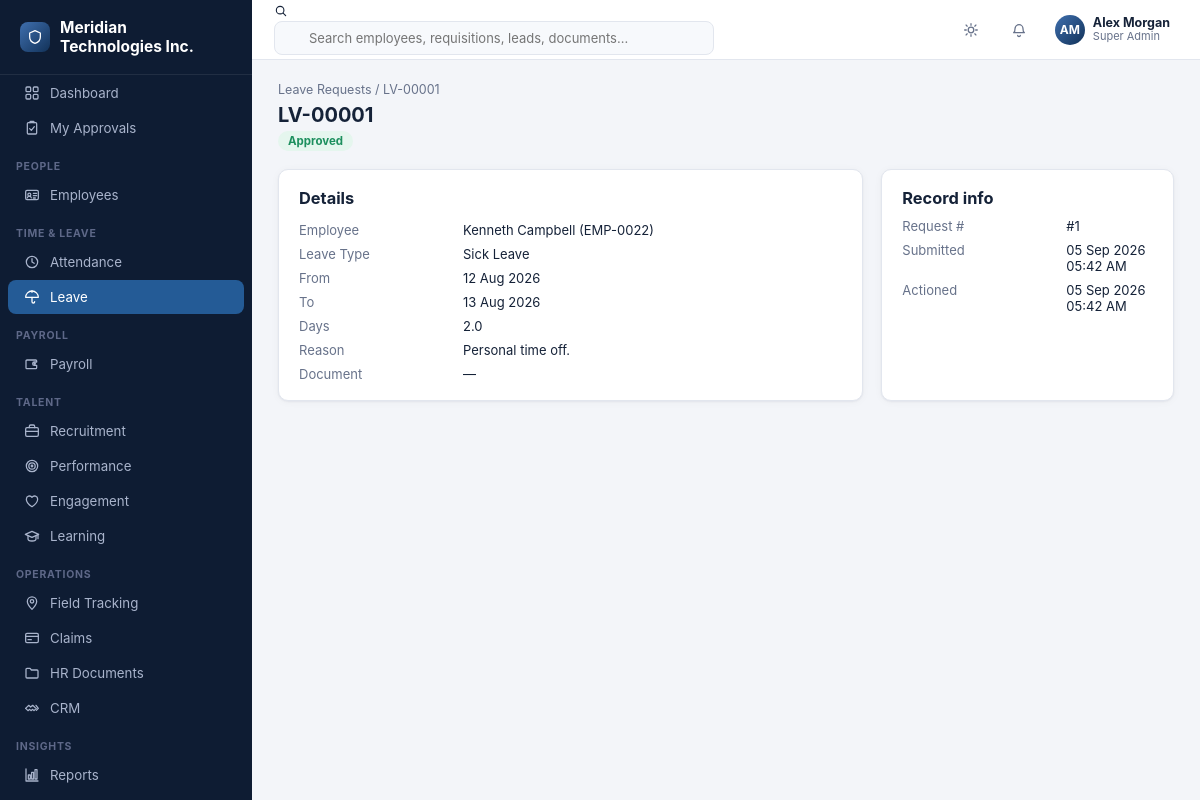
The page /leave/requests/1 (signed in) on the database its author committed.
### tables this page shows
CREATE TABLE company_settings (
    id INTEGER PRIMARY KEY CHECK (id = 1),
    company_name TEXT NOT NULL DEFAULT 'Your Company',
    logo_path TEXT,
    address TEXT,
    city TEXT,
    state TEXT,
    country TEXT,
    pincode TEXT,
    phone TEXT,
    email TEXT,
    website TEXT,
    gstin TEXT,
    pan TEXT,
    currency_symbol TEXT NOT NULL DEFAULT '$',
    fiscal_year_start_month INTEGER NOT NULL DEFAULT 4,
    updated_at TEXT NOT NULL DEFAULT (datetime('now'))
);

CREATE TABLE users (
    id INTEGER PRIMARY KEY AUTOINCREMENT,
    username TEXT NOT NULL UNIQUE,
    password_hash TEXT NOT NULL,
    full_name TEXT NOT NULL,
    email TEXT,
    phone TEXT,
    role_id INTEGER NOT NULL REFERENCES roles(id),
    employee_id INTEGER REFERENCES employees(id),
    is_active INTEGER NOT NULL DEFAULT 1,
    last_login_at TEXT,
    created_at TEXT NOT NULL DEFAULT (datetime('now'))
);

CREATE TABLE roles (
    id INTEGER PRIMARY KEY AUTOINCREMENT,
    name TEXT NOT NULL UNIQUE,
    description TEXT,
    is_system INTEGER NOT NULL DEFAULT 0,
    created_at TEXT NOT NULL DEFAULT (datetime('now'))
);

CREATE TABLE leave_requests (
    id INTEGER PRIMARY KEY AUTOINCREMENT,
    request_number TEXT NOT NULL UNIQUE,
    employee_id INTEGER NOT NULL REFERENCES employees(id) ON DELETE CASCADE,
    leave_type_id INTEGER NOT NULL REFERENCES leave_types(id),
    from_date TEXT NOT NULL,
    to_date TEXT NOT NULL,
    days REAL NOT NULL,
    reason TEXT,
    document_path TEXT,
    approver_id INTEGER REFERENCES users(id),
    status TEXT NOT NULL DEFAULT 'Pending',
    approved_at TEXT,
    created_at TEXT NOT NULL DEFAULT (datetime('now'))
);

CREATE TABLE employees (
    id INTEGER PRIMARY KEY AUTOINCREMENT,
    employee_code TEXT NOT NULL UNIQUE,
    photo_path TEXT,
    first_name TEXT NOT NULL,
    last_name TEXT NOT NULL,
    gender TEXT,
    dob TEXT,
    marital_status TEXT,
    blood_group TEXT,
    personal_email TEXT,
    personal_phone TEXT,
    emergency_contact_name TEXT,
    emergency_contact_phone TEXT,

    department_id INTEGER REFERENCES departments(id),
    designation_id INTEGER REFERENCES designations(id),
    location_id INTEGER REFERENCES locations(id),
    reporting_manager_id INTEGER REFERENCES employees(id),
    employment_type TEXT NOT NULL DEFAULT 'Full-time',
    employment_status TEXT NOT NULL DEFAULT 'Active',
    date_of_joining TEXT,
    date_of_confirmation TEXT,
    date_of_exit TEXT,
    work_email TEXT,
    work_phone TEXT,

    current_address TEXT,
    permanent_address TEXT,
    city TEXT,
    state TEXT,
    country TEXT,
    pincode TEXT,

    bank_name TEXT,
    bank_account_no TEXT,
    bank_ifsc TEXT,
    pan_number TEXT,
    aadhaar_number TEXT,
    uan_number TEXT,
    pf_number TEXT,

    created_at TEXT NOT NULL DEFAULT (datetime('now')),
    updated_at TEXT NOT NULL DEFAULT (datetime('now')),
    created_by INTEGER REFERENCES users(id),
    is_deleted INTEGER NOT NULL DEFAULT 0
);

CREATE TABLE leave_types (
    id INTEGER PRIMARY KEY AUTOINCREMENT,
    name TEXT NOT NULL UNIQUE,
    code TEXT NOT NULL UNIQUE,
    days_per_year REAL NOT NULL DEFAULT 12,
    is_paid INTEGER NOT NULL DEFAULT 1,
    carry_forward INTEGER NOT NULL DEFAULT 0,
    is_active INTEGER NOT NULL DEFAULT 1
);

### blueprints/leave.py (the view)
@bp.route("/requests/<int:id>")
@permission_required("leave.requests.view")
def request_view(id):
    row = db.query(
        """SELECT lr.*, e.first_name, e.last_name, e.employee_code, e.department_id,
                  lt.name as leave_type_name
           FROM leave_requests lr
           JOIN employees e ON e.id = lr.employee_id
           JOIN leave_types lt ON lt.id = lr.leave_type_id
           WHERE lr.id=?""",
        (id,), one=True,
    )
    if row is None:
        flash("Leave request not found.", "error")
        return redirect(url_for("leave.requests_list"))
    view_all = has_permission("leave.requests.view_all")
    is_owner = bool(g.employee) and row["employee_id"] == g.employee["id"]
    if not view_all and not is_owner:
        flash("You don't have permission to view this leave request.", "error")
        return redirect(url_for("leave.requests_list"))
    can_approve = has_permission("leave.requests.approve") and row["status"] == "Pending"
    can_cancel = row["status"] == "Pending" and (is_owner or has_permission("leave.requests.edit"))
    return render_template("leave/request_view.html", row=row, can_approve=can_approve, can_cancel=can_cancel)

### auth.py (called while the page is built, shortened)
def load_logged_in_user():
    user_id = session.get("user_id")
    if user_id is None:
        g.user = None
        g.permissions = set()
        g.employee = None
        return
    user = db.query(
        """SELECT u.*, r.name as role_name FROM users u
           JOIN roles r ON r.id = u.role_id WHERE u.id=? AND u.is_active=1""",
        (user_id,), one=True,
    )
    g.user = user
    if user is None:
        g.permissions = set()
        g.employee = None
        return
    if user["role_name"] == "Super Admin":
        g.permissions = {"*"}
    g.employee = None
    if user["employee_id"]:
        g.employee = db.query("SELECT * FROM employees WHERE id=?", (user["employee_id"],), one=True)

def has_permission(code):
    if g.get("user") is None:
        return False
    perms = g.get("permissions", set())
    if "*" in perms:
        return True
    return code in perms

def permission_required(code):
    def decorator(view):
        @functools.wraps(view)
        def wrapped(**kwargs):
            if g.user is None:
                return redirect(url_for("auth.login", next=request.path))
            if not has_permission(code):
                flash(f"You don't have permission to do this ({code}).", "error")
                return redirect(url_for("dashboard.index"))
            return view(**kwargs)
        return wrapped
    return decorator

### db.py (called while the page is built)
def get_db():
    if "db" not in g:
        os.makedirs(os.path.dirname(config.DB_PATH), exist_ok=True)
        g.db = sqlite3.connect(config.DB_PATH, detect_types=sqlite3.PARSE_DECLTYPES)
        g.db.row_factory = sqlite3.Row
        g.db.execute("PRAGMA foreign_keys = ON")
    return g.db

def query(sql, args=(), one=False):
    conn = get_db()
    cur = conn.execute(sql, args)
    rows = cur.fetchall()
    cur.close()
    if one:
        return rows[0] if rows else None
    return rows

### helpers.py (called while the page is built)
def fmt_date(value):
    if not value:
        return "-"
    try:
        return datetime.fromisoformat(str(value)[:19]).strftime("%d %b %Y")
    except ValueError:
        return str(value)[:10]

def fmt_datetime(value):
    if not value:
        return "-"
    try:
        return datetime.fromisoformat(str(value)[:19]).strftime("%d %b %Y %I:%M %p")
    except ValueError:
        return str(value)

### notify.py (called while the page is built)
def unread_count(user_id):
    row = db.query(
        "SELECT COUNT(*) as c FROM notifications WHERE user_id=? AND is_read=0", (user_id,), one=True
    )
    return row["c"] if row else 0

### templates/leave/request_view.html (shortened to what this page needs)
{% extends "base.html" %}
{% import "partials/icons.html" as ic %}
{% block content %}
<div class="breadcrumb"><a href="{{ url_for('leave.requests_list') }}">Leave Requests</a> / {{ row.request_number }}</div>
<div class="page-head">
  <div>
    <h1>{{ row.request_number }}</h1>
    <span class="badge {{ status_badge_class(row.status) }}">{{ row.status }}</span>
  </div>
</div>
<div class="detail-grid">
  <div class="card card-pad">
    <h3 style="margin-bottom:14px">Details</h3>
    <div class="kv">
      <div class="k">Employee</div><div>{{ row.first_name }} {{ row.last_name }} ({{ row.employee_code }})</div>
      <div class="k">Leave Type</div><div>{{ row.leave_type_name }}</div>
      <div class="k">From</div><div>{{ row.from_date|fmt_date }}</div>
      <div class="k">To</div><div>{{ row.to_date|fmt_date }}</div>
      <div class="k">Days</div><div>{{ row.days }}</div>
      <div class="k">Reason</div><div>{{ row.reason or '—' }}</div>
      <div class="k">Document</div>
      <div>
        {% if row.document_path %}
        <a href="{{ url_for('static', filename='uploads/' + row.document_path) }}" target="_blank">{{ ic.icon('file',14) }} View document</a>
        {% else %}—{% endif %}
      </div>
    </div>
  </div>
  <div class="card card-pad">
    <h3 style="margin-bottom:10px">Record info</h3>
    <div class="kv">
      <div class="k">Request #</div><div>#{{ row.id }}</div>
      <div class="k">Submitted</div><div>{{ row.created_at|fmt_datetime }}</div>
      {% if row.approved_at %}<div class="k">Actioned</div><div>{{ row.approved_at|fmt_datetime }}</div>{% endif %}
    </div>
  </div>
</div>
{% endblock %}

### templates/base.html (shortened to what this page needs)
<!doctype html>
<html lang="en">
<head>
<link rel="stylesheet" href="{{ url_for('static', filename='css/style.css') }}">
</head>
<body>
{% import "partials/icons.html" as ic %}
{% set ep = request.endpoint or '' %}
<div class="app">
  <aside class="sidebar" id="sidebar">
    <div class="sidebar-brand"><span class="logo-dot">{{ ic.icon('shield', 16) }}</span> <span>{{ company.company_name if company else 'Enterprise HR' }}</span></div>
    <nav>
      <div class="nav-item {{ 'active' if ep=='dashboard.index' }}" onclick="location.href='{{ url_for('dashboard.index') }}'">
        {{ ic.icon('grid') }} <span>Dashboard</span>
      </div>
      <div class="nav-item {{ 'active' if ep=='dashboard.my_approvals' }}" onclick="location.href='{{ url_for('dashboard.my_approvals') }}'">
        {{ ic.icon('clipboard-check') }} <span>My Approvals</span>
      </div>
      {% if has_permission('employees.employees.view') %}
      <div class="nav-section">People</div>
      <div class="nav-item {{ 'active' if ep.startswith('employees.') }}" onclick="location.href='{{ url_for('employees.list_view') }}'">{{ ic.icon('id-card') }} <span>Employees</span></div>
      {% endif %}
      {% if has_permission('attendance.attendance.view') %}
      <div class="nav-section">Time &amp; Leave</div>
      <div class="nav-item {{ 'active' if ep.startswith('attendance.') }}" onclick="location.href='{{ url_for('attendance.daily') }}'">{{ ic.icon('clock') }} <span>Attendance</span></div>
      {% endif %}
      {% if has_permission('leave.requests.view') %}
      <div class="nav-item {{ 'active' if ep.startswith('leave.') }}" onclick="location.href='{{ url_for('leave.requests_list') }}'">{{ ic.icon('umbrella') }} <span>Leave</span></div>
      {% endif %}
      {% if has_permission('payroll.payslips.view') or has_permission('payroll.runs.view') %}
      <div class="nav-section">Payroll</div>
      <div class="nav-item {{ 'active' if ep.startswith('payroll.') }}" onclick="location.href='{{ url_for('payroll.runs_list') }}'">{{ ic.icon('wallet') }} <span>Payroll</span></div>
      {% endif %}
      {% if has_permission('recruitment.requisitions.view') %}
      <div class="nav-section">Talent</div>
      <div class="nav-item {{ 'active' if ep.startswith('recruitment.') }}" onclick="location.href='{{ url_for('recruitment.requisitions_list') }}'">{{ ic.icon('briefcase') }} <span>Recruitment</span></div>
      {% endif %}
      {% if has_permission('performance.goals.view') %}
      <div class="nav-item {{ 'active' if ep.startswith('performance.') }}" onclick="location.href='{{ url_for('performance.cycles_list') }}'">{{ ic.icon('target') }} <span>Performance</span></div>
      {% endif %}
      {% if has_permission('engagement.surveys.view') %}
      <div class="nav-item {{ 'active' if ep.startswith('engagement.') }}" onclick="location.href='{{ url_for('engagement.surveys_list') }}'">{{ ic.icon('heart') }} <span>Engagement</span></div>
      {% endif %}
      {% if has_permission('learning.courses.view') %}
      <div class="nav-item {{ 'active' if ep.startswith('learning.') }}" onclick="location.href='{{ url_for('learning.courses_list') }}'">{{ ic.icon('graduation') }} <span>Learning</span></div>
      {% endif %}
      {% if has_permission('field.visits.view') %}
      <div class="nav-section">Operations</div>
      <div class="nav-item {{ 'active' if ep.startswith('field.') }}" onclick="location.href='{{ url_for('field.visits_list') }}'">{{ ic.icon('map-pin') }} <span>Field Tracking</span></div>
      {% endif %}
      {% if has_permission('claims.claims.view') %}
      <div class="nav-item {{ 'active' if ep.startswith('claims.') }}" onclick="location.href='{{ url_for('claims.claims_list') }}'">{{ ic.icon('credit-card') }} <span>Claims</span></div>
      {% endif %}
      {% if has_permission('documents.documents.view') %}
      <div class="nav-item {{ 'active' if ep.startswith('documents.') }}" onclick="location.href='{{ url_for('documents.list_view') }}'">{{ ic.icon('folder') }} <span>HR Documents</span></div>
      {% endif %}
      {% if has_permission('crm.customers.view') %}
      <div class="nav-item {{ 'active' if ep.startswith('crm.') }}" onclick="location.href='{{ url_for('crm.customers_list') }}'">{{ ic.icon('handshake') }} <span>CRM</span></div>
      {% endif %}
      {% if has_permission('reports.reports.view') %}
      <div class="nav-section">Insights</div>
      <div class="nav-item {{ 'active' if ep.startswith('reports.') }}" onclick="location.href='{{ url_for('reports.index') }}'">{{ ic.icon('chart') }} <span>Reports</span></div>
      {% endif %}
      <div class="nav-item {{ 'active' if ep.startswith('notifications.') }}" onclick="location.href='{{ url_for('notifications.index') }}'">{{ ic.icon('bell') }} <span>Notifications</span></div>
    </nav>
  </aside>
  <div class="main">
    <header class="topbar">
      <div class="search-box">
        {{ ic.icon('search', 14) }}
        <input type="text" placeholder="Search employees, requisitions, leads, documents..." oninput="onGlobalSearch(this)">
      </div>
      <div class="topbar-right">
        <button class="icon-btn" onclick="toggleTheme()" title="Toggle theme">{{ ic.icon('sun') }}</button>
        <div class="dropdown">
          <button class="icon-btn" data-dropdown-toggle title="Notifications">
            {{ ic.icon('bell') }}
          </button>
        </div>
        <div class="dropdown">
          <div class="user-chip" data-dropdown-toggle>
            <div class="avatar">{% if g.employee and g.employee.photo_path %}<img src="{{ url_for('static', filename='uploads/' + g.employee.photo_path) }}">{% else %}{{ (g.user.full_name if g.user else '??')|initials }}{% endif %}</div>
            <div style="display:flex;flex-direction:column;line-height:1.2">
              <span style="font-weight:650;font-size:12.5px">{{ g.user.full_name if g.user else 'Guest' }}</span>
              <span class="text-muted" style="font-size:11px">{{ g.user.role_name if g.user else '' }}</span>
            </div>
          </div>
        </div>
      </div>
    </header>
    <main class="content">
      {% block content %}{% endblock %}
    </main>
  </div>
</div>
</body>
</html>

### rows shown on the page
company_settings: company_name "Meridian Technologies Inc."
users: full_name "AM", user "Alex Morgan"
roles: user "Super Admin"
leave_requests: request_number "LV-00001", status "Approved", from_date|fmt_date "12 Aug 2026", to_date|fmt_date "13 Aug 2026", days "2.0", reason "Personal time off.", id "1", created_at|fmt_datetime "05 Sep 2026 05:42 AM", approved_at|fmt_datetime "05 Sep 2026 05:42 AM"
employees: first_name "Kenneth", last_name "Campbell", employee_code "EMP-0022"
leave_types: leave_type_name "Sick Leave"
